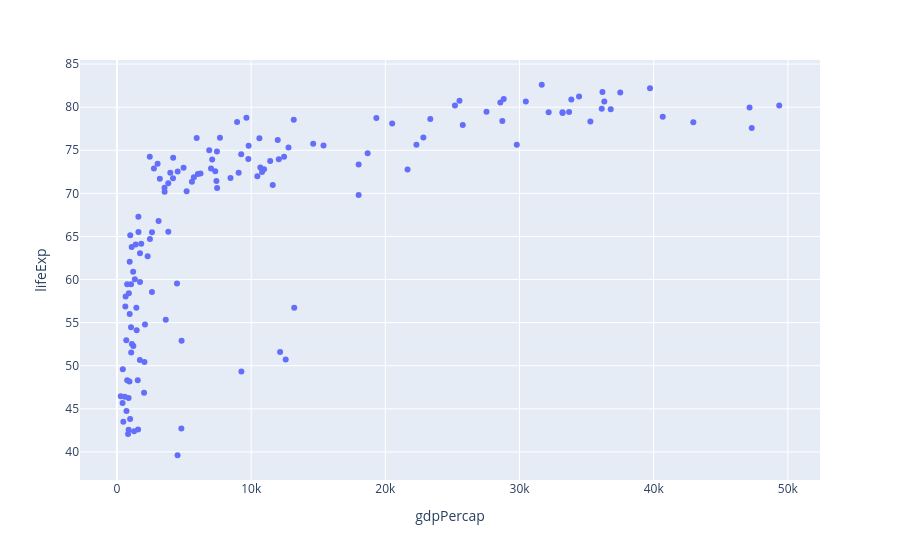

The code cell stored with this chart in its notebook:
### Markdown cell above
## 1. 산점도 — 기본에서 디자인까지

### Code cell
g07 = gap.query("year == 2007")
print("2007년 국가 수:", len(g07))

fig = px.scatter(g07, x="gdpPercap", y="lifeExp")
fig.write_html(HTML / "1_1.html", include_plotlyjs="cdn")
fig.show()

### Figure 1 — Plotly figure (JSON) as saved in the notebook; plotly's stock layout.template omitted (floating-point values rounded to 4 significant figures; data arrays with more than 128 entries replaced by an {"elided": "..."} marker saying what was removed)
{"data": [{"hovertemplate": "gdpPercap=%{x}<br>lifeExp=%{y}<extra></extra>", "legendgroup": "", "marker": {"color": "#636efa", "symbol": "circle"}, "mode": "markers", "name": "", "orientation": "v", "showlegend": false, "type": "scatter", "x": {"elided": "142 float values"}, "xaxis": "x", "y": {"elided": "142 float values"}, "yaxis": "y"}], "layout": {"legend": {"tracegroupgap": 0}, "margin": {"t": 60}, "xaxis": {"anchor": "y", "domain": [0.0, 1.0], "title": {"text": "gdpPercap"}}, "yaxis": {"anchor": "x", "domain": [0.0, 1.0], "title": {"text": "lifeExp"}}}}
